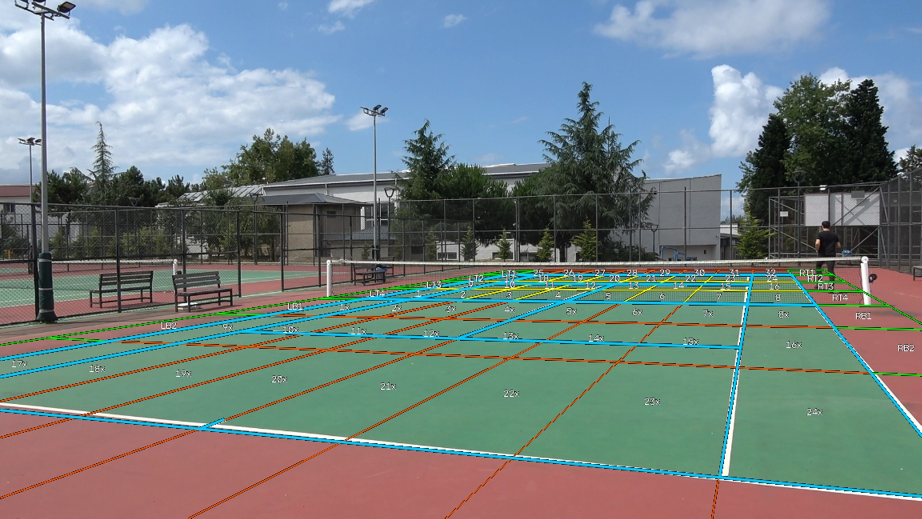
#> input picture veri/_zone_overlay.jpg, 1843 x 1037 px (shown at 1/2 size); its folder holds only this picture in this run
$ python -i court.py   (imports and definitions only)
#> lines starting #> are read from the running program, lines starting #| are printed output that depends on the picture
"""
court.py
--------
Kort geometrisi: kose secimi, homography, nokta donusumleri, arama maskesi ve
kort cizgilerinin cizimi.

Bolge (zone) modeli ve panel artik zones.py'dedir; bu dosya yalnizca geometri ile
ilgilenir.

KOORDINAT SISTEMI:
    Goruntu (piksel) <--H--> Kort (metre)
    H     : goruntu -> kort
    H_inv : kort    -> goruntu

NOT: Kose secimi, boru hattinin calistigi kare uzerinde (PROC_SCALE uygulanmis)
     yapilmalidir. Aksi halde piksel koordinatlari tutmaz.
"""

import itertools
import json
import os

import cv2
import numpy as np

import config

CORNERS_PATH = config.CORNERS_PATH

# Kose semasi kimligi. Referans noktalarinin ANLAMI/SAYISI degistiginde bu yazi
# da degistirilmelidir.
# Neden gerekli: load_corners eskiden yalnizca kare BOYUTUNU dogruluyordu. Kose
# semasi "4 dip kose"den "uzak dip + file"ye gecince, eski bir court_corners.json
# sessizce yuklenip tamamen yanlis bir kort uretiyordu (yakin yari kameranin
# arkasina dusuyor, court_to_image None donuyordu). Sema uyusmazsa kayit reddedilir
# ve kullaniciya koseler yeniden sectirilir.
#
# "far_baseline+net" -> "net+near_service": uzak dip koseler goruntude asiri
# sikistigi icin (bkz. config.py COURT_CORNERS_WORLD basligindaki gerekce)
# capa artik 4 degil 5 nokta (file + yakin servis cizgisi kesisimleri). Surum
# bilerek degistirildi ki ESKI semayla kaydedilmis court_corners.json dosyalari
# SESSIZCE yanlis yorumlanmasin; bu dosyalar otomatik reddedilip koseler (ya da
# otomatik tespit) yeniden calistirilir.
CORNER_SCHEME = "net+near_service"

_W = config.COURT_WIDTH
_L = config.COURT_LENGTH
_SL = config.SINGLES_LEFT_X
_SR = config.SINGLES_RIGHT_X
_CX = config.CENTER_X
_NET = config.NET_Y
_FS = config.FAR_SERVICE_Y
_NS = config.NEAR_SERVICE_Y

# Gercek tenis kortu cizgileri (dunya koordinatinda, metre).
COURT_LINES = [
    # Dis (cift) kort dortgeni
    ((0.0, 0.0), (_W, 0.0)),
    ((_W, 0.0), (_W, _L)),
    ((_W, _L), (0.0, _L)),
    ((0.0, _L), (0.0, 0.0)),
    # Tekler yan cizgileri
    ((_SL, 0.0), (_SL, _L)),
    ((_SR, 0.0), (_SR, _L)),
    # File
    ((0.0, _NET), (_W, _NET)),
    # Servis cizgileri
    ((_SL, _FS), (_SR, _FS)),
    ((_SL, _NS), (_SR, _NS)),
    # Orta servis cizgisi
    ((_CX, _FS), (_CX, _NS)),
    # Dip cizgi orta isaretleri
    ((_CX, 0.0), (_CX, 0.30)),
    ((_CX, _L - 0.30), (_CX, _L)),
]


# ==============================================================================
# 1) OTOMATIK KOSE TESPITI
# ==============================================================================
#
# NEDEN SERBEST MODEL ARAMASI DEGIL:
#     "Tum cizgileri bul, her model atamasini dene, en iyi puanlayani sec"
#     yaklasimi bu kamera acisinda CALISMIYOR. Kortun uzak yarisi file tarafindan
#     ortuldugu icin (file mesh'i tam o bandin onunde durur), derinlik atamasini
#     kaydiran YANLIS cozumler gorunen tum kanitla uyusur ve dogru cozumden daha
#     iyi puan alir. Ayirt edici kanit goruntude yoktur.
#
# BUNUN YERINE - projenin zaten varsaydigi yapiyi kullan (sabit kamera, yakin dip
# cizginin arkasinda). Bu kurulumda su cizgiler her zaman nettir:
#     - yakin dip cizgi     : en alttaki, en genis yatay cizgi
#     - yakin servis cizgisi: bir ustteki yatay cizgi
#     - cift yan cizgileri  : en distaki egik cizgi cifti
# Atama SABITLENDIGI icin belirsizlik kalkar; 4 kesisim -> homography -> kortun
# tamami (kare disina dusen yakin dip koseler dahil) ekstrapole edilir.
#
# TEKLER/CIFT AYRIMI:
#     Egik cizgiler arasinda hem tekler hem cift yan cizgileri vardir; yanlisini
#     secmek x olcegini bozar. Ayrim gercek kort oranindan yapilir:
#         tekler_genisligi / cift_genisligi = 8.23 / 10.97 = 0.750
#     Bu oran perspektiften bagimsiz DEGILDIR, ama dip cizgi goruntude neredeyse
#     yatay oldugundan (kamera kort eksenine bakar) yeterince kararlidir.


def _line_mask(frame):
    """
    Kort cizgisi maskesi.

    "Parlak piksel" olcutu yetmez: bina duz parlaktir, tel orgu ince agdir; ikisi
    de beyaz sayilinca cizgi tespiti coker. Kort cizgisi INCE bir yapidir: parlak,
    ve DIK yonde her iki yani belirgin KOYU. Bina bu testi gecemez.

    Ardindan bilesenler dondurulmus kutu (minAreaRect) ile elenir: uzun+ince olan
    kalir, agac yapragi gibi tikiz dokular gider. Eksen hizali kutu KULLANILMAZ -
    capraz bir cizginin eksen hizali kutusu her iki boyutta da buyuktur, bu yuzden
    yan cizgiler yanlislikla "kalin" sayilip elenirdi.
    """
    d = config.LINE_NEIGHBOR_DIST
    g = cv2.cvtColor(frame, cv2.COLOR_BGR2GRAY).astype(np.int16)
    left, right = np.roll(g, d, axis=1), np.roll(g, -d, axis=1)
    up, down = np.roll(g, d, axis=0), np.roll(g, -d, axis=0)

    t = config.LINE_DARK_DELTA
    vert = (g - left > t) & (g - right > t)
    horiz = (g - up > t) & (g - down > t)
    mask = ((vert | horiz) & (g > config.LINE_MIN_BRIGHT)).astype(np.uint8) * 255
    mask[:, :d] = 0
    mask[:, -d:] = 0
    mask[:d, :] = 0
    mask[-d:, :] = 0

    contours, _ = cv2.findContours(mask, cv2.RETR_LIST, cv2.CHAIN_APPROX_NONE)
    out = np.zeros_like(mask)
    for c in contours:
        if len(c) < 5:
            continue
        (_, _), (a, b), _ = cv2.minAreaRect(c)
        if max(a, b) < config.LINE_MIN_LENGTH or min(a, b) > config.LINE_MAX_THICK:
            continue
        cv2.drawContours(out, [c], -1, 255, -1)
    return out


def _merge_lines(segments):
    """Hough segmentlerini sonsuz dogrulara birlestirir (aci + ofset yakinligiyla)."""
    groups = []
    for x1, y1, x2, y2 in segments:
        ang = np.degrees(np.arctan2(y2 - y1, x2 - x1))
        ang = ang + 180 if ang < -90 else (ang - 180 if ang > 90 else ang)
        rho = x1 * np.cos(np.radians(ang + 90.0)) + y1 * np.sin(np.radians(ang + 90.0))
        length = float(np.hypot(x2 - x1, y2 - y1))
        for g in groups:
            if abs(g["ang"] - ang) < 2.5 and abs(g["rho"] - rho) < 12.0:
                tot = g["w"] + length
                g["ang"] = (g["ang"] * g["w"] + ang * length) / tot
                g["rho"] = (g["rho"] * g["w"] + rho * length) / tot
                g["w"] = tot
                g["pts"] += [(x1, y1), (x2, y2)]
                break
        else:
            groups.append({"ang": ang, "rho": rho, "w": length, "pts": [(x1, y1), (x2, y2)]})

    lines = []
    for g in groups:
        if g["w"] < config.LINE_MIN_WEIGHT:
            continue
        pts = np.array(g["pts"], dtype=np.float64)
        mean = pts.mean(axis=0)
        _, _, vt = np.linalg.svd(pts - mean)          # toplam en kucuk kareler
        n = np.array([-vt[0][1], vt[0][0]])
        lines.append({"n": n, "c": float(n @ mean), "ang": g["ang"], "w": g["w"]})
    return lines


def _intersect(l1, l2):
    A = np.array([l1["n"], l2["n"]])
    det = A[0, 0] * A[1, 1] - A[0, 1] * A[1, 0]
    if abs(det) < 1e-8:
        return None
    return np.linalg.solve(A, np.array([l1["c"], l2["c"]]))


def _x_at(line, y):
    n, c = line["n"], line["c"]
    return (c - n[1] * y) / n[0] if abs(n[0]) > 1e-9 else 1e9


def _y_at(line, x):
    n, c = line["n"], line["c"]
    return (c - n[0] * x) / n[1] if abs(n[1]) > 1e-9 else 1e9


def auto_detect_corners(frame, verbose=True, return_score=False):
    """
    Kortun 5 referans noktasini (file + yakin servis cizgisi kesisimleri)
    otomatik bulur.

    Ic hesaplama ROBUST cizgilerden (yakin dip + yakin servis + cift yan
    cizgileri) kurulan yardimci bir homography kullanir; sonra bu yardimci
    homography ile config.COURT_CORNERS_WORLD icindeki 5 dunya noktasi
    (uzerinde HICBIRI dogrudan bu yardimci noktalarda olmayabilir; file ve
    tekler yan cizgileri matematiksel olarak ekstrapole edilir) goruntuye
    izdusurulerek disariya verilir. Boylece disari her zaman config.py'de
    tanimli GUNCEL sema donmus olur; ic hesaplama semasi degismez.

    Donus: config.COURT_CORNERS_WORLD sirasinda (N, 2) float32 dizi, veya
           guvenilir bir cozum bulunamazsa None (-> elle secime dusulur).

    return_score=True ise (koseler, puan) ikilisi doner. Puan, BASARISIZ
    adaylari da birbiriyle kiyaslamaya yarar: birden fazla goruntu denenip
    (temiz arka plan, farkli kareler) en yuksek puanli secilebilsin diye.
    Esik (AUTO_MIN_SCORE) kontrolu burada aynen korunur; puan yalnizca
    disariya EK bilgi olarak verilir, karar mantigi degismez.
    """
    fail = (None, -1.0) if return_score else None

    h, w = frame.shape[:2]
    mask = _line_mask(frame)

    segments = cv2.HoughLinesP(mask, 1, np.pi / 360, threshold=55,
                               minLineLength=60, maxLineGap=18)
    if segments is None:
        return fail

    # OpenCV surumune gore sekil (N,1,4) veya (N,4) olabilir (or. OpenCV 5.x
    # (N,4) donuyor, eski surumler (N,1,4)); reshape(-1,4) ikisini de N x
    # (x1,y1,x2,y2) haline getirir.
    lines = _merge_lines(segments.reshape(-1, 4))
    horiz = sorted([l for l in lines if abs(l["ang"]) < config.LINE_HORIZ_MAX_ANGLE],
                   key=lambda l: -_y_at(l, w * 0.5))          # en alttaki once
    steep = [l for l in lines if abs(l["ang"]) >= config.LINE_HORIZ_MAX_ANGLE]
    if len(horiz) < 2 or len(steep) < 2:
        return fail

    # --- Dogrulama puanlayicisi ---------------------------------------------
    # SADECE yakin yari (dunya y >= NET_Y) puanlanir: uzak yari file tarafindan
    # ortuludur, oradaki model noktalari her adayda "isabetsiz" sayilir ve puani
    # anlamsizlastirir. Atama sabit oldugu icin yakin yari ayirt etmeye yeter.
    painted = [ln for ln in COURT_LINES
               if not (abs(ln[0][1] - _NET) < 1e-6 and abs(ln[1][1] - _NET) < 1e-6)]
    dist = cv2.distanceTransform(cv2.bitwise_not(mask), cv2.DIST_L2, 3)
    samples = np.array([(ax + (bx - ax) * t, ay + (by - ay) * t)
                        for (ax, ay), (bx, by) in painted
                        for t in np.linspace(0, 1, 60)
                        if ay + (by - ay) * t >= _NET - 1e-6])

    def verify(H_inv):
        den = H_inv[2, 0] * samples[:, 0] + H_inv[2, 1] * samples[:, 1] + H_inv[2, 2]
        if np.any(den <= 1e-9):
            return -1.0
        px = (H_inv[0, 0] * samples[:, 0] + H_inv[0, 1] * samples[:, 1] + H_inv[0, 2]) / den
        py = (H_inv[1, 0] * samples[:, 0] + H_inv[1, 1] * samples[:, 1] + H_inv[1, 2]) / den
        ok = (px >= 0) & (px < w - 1) & (py >= 0) & (py < h - 1)
        if ok.sum() < 60:
            return -1.0
        d = dist[py[ok].astype(np.int32), px[ok].astype(np.int32)]
        return float((d < config.AUTO_LINE_TOL).mean())

    # Dunya karsiliklari. DIS (doubles) yan cizgileri her zaman; IC (singles) yan
    # cizgileri tespit edilirse EKLENIR. Servis cizgisi (SONSUZ dogru olarak) y=NS
    # duzlemidir; yan cizgilerle kesisimi dunyada (x, NS) noktasidir.
    W_DOUBLES = [(0.0, _L), (_W, _L), (_W, _NS), (0.0, _NS)]      # dL∩base, dR∩base, dR∩serv, dL∩serv
    W_SINGLES = [(_SL, _L), (_SR, _L), (_SL, _NS), (_SR, _NS)]    # sL∩base, sR∩base, sL∩serv, sR∩serv
    best = None

    for base, serv in itertools.combinations(horiz[:4], 2):
        y_base = _y_at(base, w * 0.5)
        if y_base <= _y_at(serv, w * 0.5):
            continue                                   # dip cizgi servisin ALTINDA
        if not (0.55 * h <= y_base <= 1.05 * h):
            continue                                   # dip cizgi karenin alt kisminda

        ordered = sorted(steep, key=lambda l: _x_at(l, y_base))
        for dL, sL, sR, dR in _doubles_candidates(ordered, y_base, w):
            d_pts = [_intersect(dL, base), _intersect(dR, base),
                     _intersect(dR, serv), _intersect(dL, serv)]
            if any(p is None for p in d_pts):
                continue
            quad = np.array(d_pts, dtype=np.float32)
            if not cv2.isContourConvex(quad.astype(np.int32)):
                continue

            # Aday karsilik kumeleri: (A) yalnizca doubles (4 nokta), (B) singles
            # de tespit edildiyse doubles+singles (8 nokta, over-determined LSQ).
            # IKISI DE denenip verify daha iyisini secer -> singles tespiti bir
            # cozumu bozarsa doubles-only kazanir (guvenli genisletme).
            corr_sets = [(W_DOUBLES, list(d_pts))]
            if sL is not None and sR is not None:
                s_pts = [_intersect(sL, base), _intersect(sR, base),
                         _intersect(sL, serv), _intersect(sR, serv)]
                if all(p is not None for p in s_pts):
                    corr_sets.append((W_DOUBLES + W_SINGLES, list(d_pts) + list(s_pts)))

            for world_pts, img_pts in corr_sets:
                world_arr = np.array(world_pts, dtype=np.float64)
                img_arr = np.array([(float(p[0]), float(p[1])) for p in img_pts], dtype=np.float64)
                try:
                    # findHomography (method=0): 4 nokta -> tam cozum; >4 nokta ->
                    # TUM karsiliklarin ortak hatasini minimize eden LSQ homography.
                    H_inv, _ = cv2.findHomography(world_arr, img_arr, method=0)
                except cv2.error:
                    continue
                if H_inv is None:
                    continue
                H_inv = H_inv.astype(np.float64)
                if H_inv[2, 0] * _CX + H_inv[2, 1] * _NET + H_inv[2, 2] < 0:
                    H_inv = -H_inv
                score = verify(H_inv)
                if best is None or score > best[0]:
                    best = (score, H_inv)

    if best is None or best[0] < config.AUTO_MIN_SCORE:
        if verbose:
            got = "{:.3f}".format(best[0]) if best else "yok"
            print("Otomatik kort tespiti basarisiz (puan {} < {}).".format(
                got, config.AUTO_MIN_SCORE))
        # Esigi gecemedi -> koseler yok; ama puan (varsa) disari verilir ki
        # cagiran taraf birden fazla adayi kiyaslayabilsin.
        return (None, best[0]) if (return_score and best is not None) else fail

    score, H_inv = best
    corners = []
    for wx, wy in config.COURT_CORNERS_WORLD:
        p = court_to_image(H_inv, float(wx), float(wy))
        if p is None:
            return fail
        corners.append(p)
    if verbose:
        print("Otomatik kort tespiti: puan {:.3f}".format(score))
    out = np.array(corners, dtype=np.float32)
    return (out, score) if return_score else out


def _doubles_candidates(ordered, y_base, frame_w):
    """
    Egik cizgilerden (dL, sL, sR, dR) dortlulerini secer: DIS (cift/doubles) ve
    IC (tekler/singles) yan cizgileri.

    Once gercek kort oranindan yararlanilir: dort cizgilik (a<b<c<d) altkumelerde
        (x_c - x_b) / (x_d - x_a)  ~  8.23 / 10.97 = 0.750
    saglaniyorsa (a, d) cift, (b, c) tekler yan cizgisidir -> (a, b, c, d) dondurulur.
    Boylece tekler cizgileri hem yanlislikla cift sanilmaz HEM DE homografiye
    fazladan karsilik olarak eklenebilir (bkz. auto_detect_corners, over-determined).

    Oran testi tutmazsa en distaki birkac cift YEDEK olarak (sL=sR=None) denenir.
    """
    xs = [_x_at(l, y_base) for l in ordered]
    out = []
    ratio = (_SR - _SL) / _W
    for a, b, c, d in itertools.combinations(range(len(ordered)), 4):
        outer = xs[d] - xs[a]
        if outer < 0.4 * frame_w:
            continue
        if abs((xs[c] - xs[b]) / outer - ratio) < config.AUTO_RATIO_TOL:
            out.append((ordered[a], ordered[b], ordered[c], ordered[d]))
    for i in range(min(2, len(ordered))):
        for j in range(max(0, len(ordered) - 2), len(ordered)):
            if i < j and xs[j] - xs[i] >= 0.4 * frame_w:
                out.append((ordered[i], None, None, ordered[j]))
    seen, uniq = set(), []
    for tup in out:
        k = (id(tup[0]), id(tup[3]))     # ayni (dL, dR) ciftini iki kez ekleme
        if k not in seen:
            seen.add(k)
            uniq.append(tup)
    return uniq


# [422 lines left out: functions refine_corners, confirm_corners, select_corners, _video_id, save_corners, load_corners and 2 more, not called in this run]


def court_to_image(H_inv, wx, wy):
    """
    Tek kort noktasini goruntu koordinatina cevirir (piksel).
    Nokta kameranin arkasina dusuyorsa (payda <= 0) None doner.
    """
    w = H_inv[2, 0] * wx + H_inv[2, 1] * wy + H_inv[2, 2]
    if w <= 1e-9:
        return None
    return ((H_inv[0, 0] * wx + H_inv[0, 1] * wy + H_inv[0, 2]) / w,
            (H_inv[1, 0] * wx + H_inv[1, 1] * wy + H_inv[1, 2]) / w)


# [160 lines left out: functions is_on_court, build_search_mask, project_lines, draw_lines, _put_text, draw_ref_points and 1 more, not called in this run]

>>> import cv2
>>> picture = cv2.imread('veri/_zone_overlay.jpg')
#> picture is the input picture: shape (1037, 1843, 3); mean B, G, R 131.4, 130.1, 116
>>> result = auto_detect_corners(picture)
#> in _line_mask, `g = cv2.cvtColor(frame, cv2.COLOR_BGR2GRAY).astype(np.int16)`:
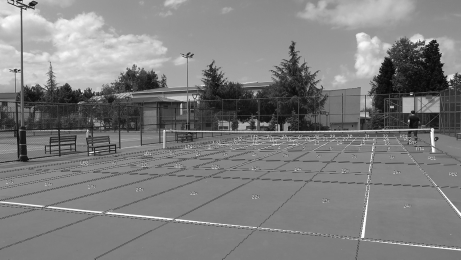
#> g: shape (1037, 1843) int16 (shown at 1/4 size); min 0, max 255, mean 126.1
#> in _line_mask, `left, right = np.roll(g, d, axis=1), np.roll(g, -d, axis=1)`:
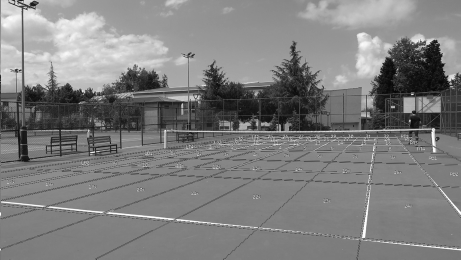
#> left: shape (1037, 1843) int16 (shown at 1/4 size); min 0, max 255, mean 126.1
#> in _line_mask, `left, right = np.roll(g, d, axis=1), np.roll(g, -d, axis=1)`:
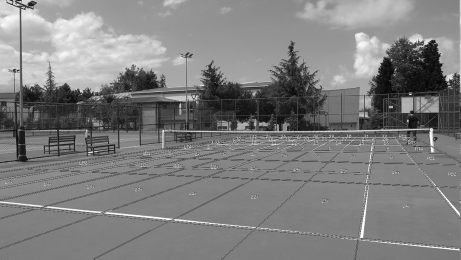
#> right: shape (1037, 1843) int16 (shown at 1/4 size); min 0, max 255, mean 126.1
#> in _line_mask, `up, down = np.roll(g, d, axis=0), np.roll(g, -d, axis=0)`:
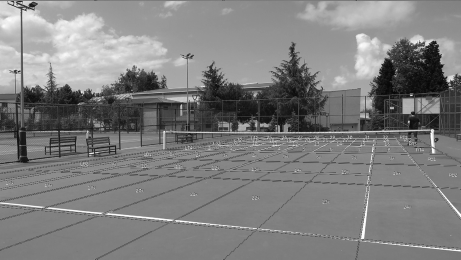
#> up: shape (1037, 1843) int16 (shown at 1/4 size); min 0, max 255, mean 126.1
#> in _line_mask, `up, down = np.roll(g, d, axis=0), np.roll(g, -d, axis=0)`:
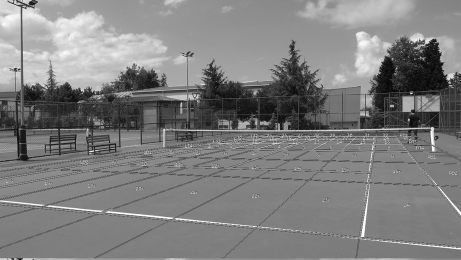
#> down: shape (1037, 1843) int16 (shown at 1/4 size); min 0, max 255, mean 126.1
#> in _line_mask, `vert = (g - left > t) & (g - right > t)`:
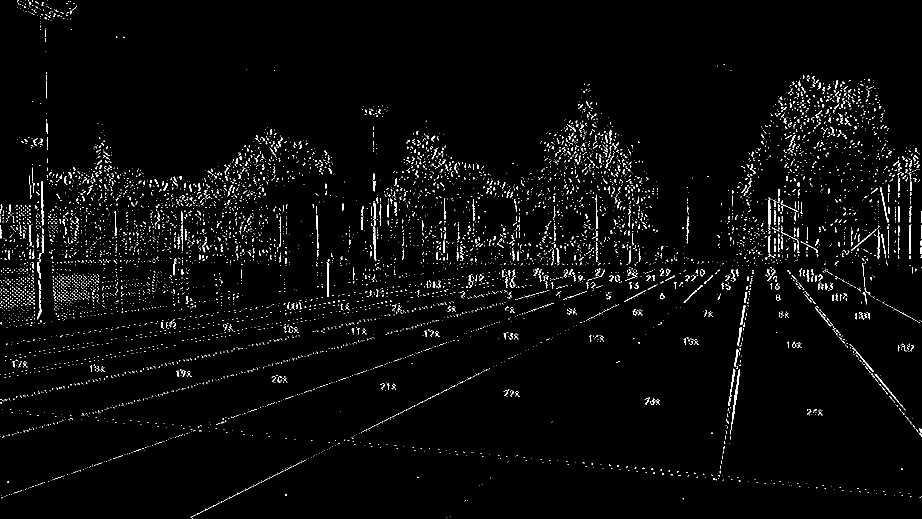
#> vert: shape (1037, 1843) bool (shown at 1/2 size); 2.6% white in thin lines or dots
#> in _line_mask, `horiz = (g - up > t) & (g - down > t)`:
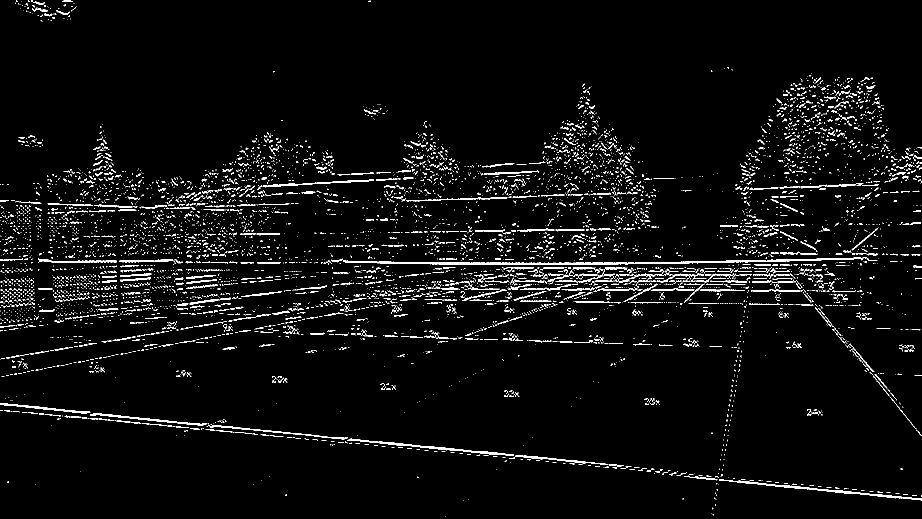
#> horiz: shape (1037, 1843) bool (shown at 1/2 size); 3.9% white in thin lines or dots
#> (the rest of the program and of its run is left out)
